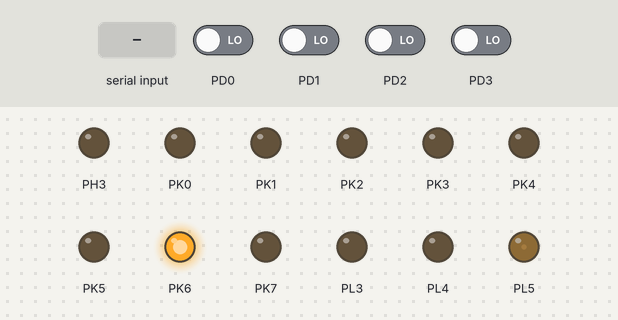
Recording of a program running on a simulated ATmega2560, built with avr-gcc and emulated at 16 MHz. On the bench: output pins drawn as LEDs (lit = HIGH). Inputs (shaded band) come from the test bench; at power-on: PD0–3 LOW. What the program prints to the serial monitor is not drawn.

Above: at 1.2 s.
1.3 s: "w" received over Serial
4.3 s: "a" received over Serial
7.3 s: "d" received over Serial
10.3 s: PD0 driven HIGH
Timing chart, 0 to 13.3 s (numbered marks = the images above; inputs shaded):
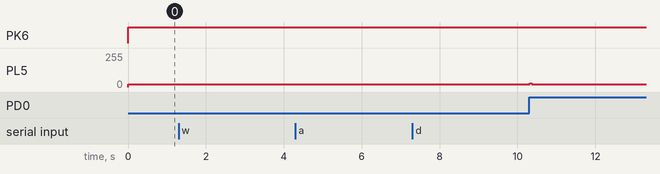

The program:

main.cpp
```cpp
/*
 * AutomaticFinal.cpp
 *
 * Created: 10/22/2017 4:19:45 PM
 * Author : abheesh
 */

#include <avr/io.h>
#include "encoder.h"
#include "Motor.h"
#include <avr/interrupt.h>
#include "pid.h"
#include "uart.h"

Motor m1(1),m2(2),m3(3),m4(4);
encoder e1,e2,e3,e4;
extern pid ma,mb,mc,md;

char rcvdata ;

int main(void)
{
    sei();
	initUART0();
	//m1.SetOcrValue(20);
	//m2.SetOcrValue(20);
	//m3.SetOcrValue(20);
	//m4.SetOcrValue(20);
    while (1)
    {
		//movy();
		rcvdata = UART0Receive();
		if (rcvdata == 'd')
			ma.incrKP();
		else if(rcvdata == 'w')
			ma.incrKD();
		else if (rcvdata == 'a')
			ma.dcrKP();
		else if(rcvdata == 's')
			ma.dcrKD();
		if(rcvdata == 'f')
		{SETPOINT += 3 ;}
		if (rcvdata == 'g')
			SETPOINT -= 3;
		setTuningsM1();
		//setTuningsM2();
		//setTuningsM3();
		//setTuningsM4();
		//setTuningsM2();

		UART0TransmitString("motor1: kp= ");UART0TransmitData(ma.kp *100);UART0TransmitString(" ki= ");UART0TransmitData(ma.ki*100);UART0TransmitString(" kd=");UART0TransmitData(ma.kd*100);
		UART0TransmitString("\t\t");
		//UART0TransmitString("motor2: kp= ");UART0TransmitData(mb.kp);UART0TransmitString("\tki= ");UART0TransmitData(mb.ki);UART0TransmitString(" kd=");UART0TransmitData(mb.kd);
		//UART0TransmitString("\t\t");
		//UART0TransmitString("motor3: kp= ");UART0TransmitData(mc.kp);UART0TransmitString("\tki= ");UART0TransmitData(mc.ki);UART0TransmitString(" kd=");UART0TransmitData(mc.kd);
		//UART0TransmitString("\t\t");
		//UART0TransmitString("motor4: kp= ");UART0TransmitData(md.kp);UART0TransmitString("\tki= ");UART0TransmitData(md.ki);UART0TransmitString(" kd=");UART0TransmitData(md.kd);
		UART0TransmitString("\t\t");
		UART0TransmitData(SETPOINT);
		//UART0TransmitString("\r\n");
		//
		UART0TransmitString("\tmotor1speed= ");UART0TransmitData(e1.speed);
		//UART0TransmitString("\tmotor2speed= ");UART0TransmitData(e2.speed);
		//UART0TransmitString("\tmotor3speed= ");UART0TransmitData(e3.speed);
		//UART0TransmitString("\tmotor4speed= ");UART0TransmitData(e4.speed);
		UART0TransmitString("\r\n");


    }
}


ISR(INT0_vect)
{
	e1.count_encoder++;
}
ISR(INT3_vect)
{
	e2.count_encoder++;
}
ISR(INT1_vect)
{
	e3.count_encoder++;
}
ISR(INT2_vect)
{
	e4.count_encoder++;
}
ISR(TIMER0_OVF_vect)
{
	e1.speed = e1.count_encoder;
	e2.speed = e2.count_encoder;
	e3.speed = e3.count_encoder;
	e4.speed = e4.count_encoder;
	e1.count_encoder = 0;
	e2.count_encoder = 0;
	e3.count_encoder = 0;
	e4.count_encoder = 0;

}
```

Motor.cpp
```cpp
#include "Motor.h"
#include "uart.h"


void Motor::InitPWM()
{
	if (num==1)
	{
		OUTPUT(DD_F1);
		OUTPUT(DD_B1);

		OUTPUT(DD_PWM1);

		PWM_TCCRA1	|=  ( 1 << PWM_1COM1 ) | ( 1 << PWM_1WGM1 );														//
		PWM_TCCRB1	|=  ( 1 << PWM_1WGM2 ) | ( 1 << PWM_1WGM3 ) | ( 1 << PWM_1CS1);									//PRESCALAR 8
		PWM_ICR1		 =         ICR_TOP;
	}
	else if(num==2)
	{
		OUTPUT(DD_F2);
		OUTPUT(DD_B2);

		OUTPUT(DD_PWM2);

		PWM_TCCRA2	|=  ( 1 << PWM_2COM1 ) | ( 1 << PWM_2WGM1 );														//
		PWM_TCCRB2	|=  ( 1 << PWM_2WGM2 ) | ( 1 << PWM_2WGM3 ) | ( 1 << PWM_2CS1);									//PRESCALAR 8
		PWM_ICR2		 =         ICR_TOP;
	}
	else if(num==3)
	{
		OUTPUT(DD_F3);
		OUTPUT(DD_B3);

		OUTPUT(DD_PWM3);

		PWM_TCCRA3	|=  ( 1 << PWM_3COM1 ) | ( 1 << PWM_3WGM1 );														//
		PWM_TCCRB3	|=  ( 1 << PWM_3WGM2 ) | ( 1 << PWM_3WGM3 ) | ( 1 << PWM_3CS1);									//PRESCALAR 8
		PWM_ICR3		 =         ICR_TOP;
	}
	else if(num==4)
	{
		OUTPUT(DD_F4);
		OUTPUT(DD_B4);

		OUTPUT(DD_PWM4);

		PWM_TCCRA4	|=  ( 1 << PWM_4COM1 ) | ( 1 << PWM_4WGM1 );														//
		PWM_TCCRB4	|=  ( 1 << PWM_4WGM2 ) | ( 1 << PWM_4WGM3 ) | ( 1 << PWM_4CS1);									//PRESCALAR 8
		PWM_ICR4	 =         ICR_TOP;
	}

}

void Motor::SetForwardDirection()
{
	switch(num)
	{
		case 1:
			SET		(DD_F1);
			CLEAR	(DD_B1);
			break;
		case 2:
			SET		(DD_F2);
			CLEAR	(DD_B2);
			break;
		case 3:
			SET		(DD_F3);
			CLEAR	(DD_B3);
			break;
		case 4:
			SET		(DD_F4);
			CLEAR	(DD_B4);
			break;
	}


}
void Motor::SetReverseDirection()
{
	switch(num)
	{
		case 1:
			CLEAR	(DD_F1);
			SET		(DD_B1);
			break;
		case 2:
			CLEAR	(DD_F1);
			SET		(DD_B1);
			break;
		case 3:
			CLEAR	(DD_F3);
			SET		(DD_B3);
			break;
		case 4:
			CLEAR	(DD_F4);
			SET		(DD_B4);
			break;
	}

}

void Motor::StopMotor()
{
	switch(num)
	{
		case 1:
			CLEAR	(DD_F1);
			CLEAR	(DD_B1);

			PWM_OCR1 = 0;
			break;
		case 2:
			CLEAR	(DD_F2);
			CLEAR	(DD_B2);

			PWM_OCR2 = 0;
			break;
		case 3:
			CLEAR	(DD_F3);
			CLEAR	(DD_B3);

			PWM_OCR3 = 0;
			break;
		case 4:
			CLEAR	(DD_F4);
			CLEAR	(DD_B4);

			PWM_OCR4 = 0;
			break;
	}
}


void Motor::SetOcrValue(int Ocr)
{
  if(Ocr>0)
	SetForwardDirection();
	switch(num)
	{
		case 1:
			PWM_OCR1	= Ocr;
			break;
		case 2:
			PWM_OCR2	= Ocr;
			break;
		case 3:
			PWM_OCR3	= Ocr;
			break;
		case 4:
			PWM_OCR4	= Ocr;
			break;
	}
}

void movxf()
{
	UART0TransmitString("X direction forward \r\n");
	SET			(DD_F1);
	CLEAR		(DD_B1);

	SET			(DD_F2);
	CLEAR		(DD_B2);

	CLEAR		(DD_F3);
	SET			(DD_B3);

	CLEAR		(DD_F4);
	SET			(DD_B4);

}
void movxb()
{
	UART0TransmitString("X direction forward\r\n");
		CLEAR			(DD_F1);
		SET				(DD_B1);

		CLEAR			(DD_F2);
		SET		(DD_B2);

		SET		(DD_F3);
		CLEAR			(DD_B3);

		SET		(DD_F4);
		CLEAR			(DD_B4);
}

void movyf()
{
	UART0TransmitString("Y Direction forward\r\n");
	CLEAR		(DD_F1);
	SET			(DD_B1);

	SET			(DD_F2);
	CLEAR		(DD_B2);

	SET			(DD_F3);
	CLEAR		(DD_B3);

	CLEAR		(DD_F4);
	SET			(DD_B4);


}
void movyb()
{
		UART0TransmitString("Y direction backward \r\n");
		SET		(DD_F1);
		CLEAR			(DD_B1);

		CLEAR			(DD_F2);
		SET		(DD_B2);

		CLEAR			(DD_F3);
		SET		(DD_B3);

		SET		(DD_F4);
		CLEAR			(DD_B4);
}
```

Motor.h
```cpp
#ifndef MOTOR_H
#define MOTOR_H


	#include "headers.h"

     #define ICR_TOP   249
     #define MAX_VALUE 249
     #define MIN_VALUE 0


	//For motor 1


    #define DD_F1 K,6
    #define DD_B1 K,7

    #define DD_PWM1			L,5
    #define PWM_TCCRA1		TCCR5A
    #define PWM_TCCRB1		TCCR5B
    #define PWM_ICR1			ICR5
    #define PWM_OCR1			OCR5C

    #define PWM_1COM0		COM5C0
    #define PWM_1COM1		COM5C1

    #define PWM_1WGM0		WGM50
    #define PWM_1WGM1		WGM51
    #define PWM_1WGM2		WGM52
    #define PWM_1WGM3		WGM53
    #define PWM_1CS0			CS50
    #define PWM_1CS1			CS51
    #define PWM_1CS2			CS52

    //For motor 2

    #define DD_F2 K,2
    #define DD_B2 K,3

    #define DD_PWM2			L,3
    #define PWM_TCCRA2		TCCR5A
    #define PWM_TCCRB2		TCCR5B
    #define PWM_ICR2			ICR5
    #define PWM_OCR2			OCR5A

    #define PWM_2COM0		COM5A0
    #define PWM_2COM1		COM5A1

    #define PWM_2WGM0		WGM50
    #define PWM_2WGM1		WGM51
    #define PWM_2WGM2		WGM52
    #define PWM_2WGM3		WGM53
    #define PWM_2CS0			CS50
    #define PWM_2CS1			CS51
    #define PWM_2CS2			CS52

//For motor 3

    #define DD_F3 K,4
    #define DD_B3 K,5

    #define DD_PWM3			L,4
    #define PWM_TCCRA3		TCCR5A
    #define PWM_TCCRB3		TCCR5B
    #define PWM_ICR3			ICR5
    #define PWM_OCR3			OCR5B

    #define PWM_3COM0		COM5B0
    #define PWM_3COM1		COM5B1

    #define PWM_3WGM0		WGM50
    #define PWM_3WGM1		WGM51
    #define PWM_3WGM2		WGM52
    #define PWM_3WGM3		WGM53
    #define PWM_3CS0			CS50
    #define PWM_3CS1			CS51
    #define PWM_3CS2			CS52


//For motor 4

    #define DD_F4 K,0
    #define DD_B4 K,1

    #define DD_PWM4			H,3
    #define PWM_TCCRA4		TCCR4A
    #define PWM_TCCRB4		TCCR4B
    #define PWM_ICR4			ICR4
    #define PWM_OCR4			OCR4A

    #define PWM_4COM0		COM4A0
    #define PWM_4COM1		COM4A1

    #define PWM_4WGM0		WGM40
    #define PWM_4WGM1		WGM41
    #define PWM_4WGM2		WGM42
    #define PWM_4WGM3		WGM43
    #define PWM_4CS0			CS40
    #define PWM_4CS1			CS41
    #define PWM_4CS2			CS42


class Motor
{

     private:

     public:
		uint8_t num;
		Motor(uint8_t no){
			num = no;
			InitPWM();
			StopMotor();
			SetOcrValue(0);

		}

        void InitPWM();

        void SetForwardDirection();
        void SetReverseDirection();
        void StopMotor();
        void SetOcrValue(int (x));
};

void movxf();
void movxb();
void movyf();
void movyb();
#endif // MOTOR_H
```

encoder.cpp
```cpp
/*
 * encoder.cpp
 *
 * Created: 10/18/2017 12:47:40 PM
 *  Author: abheesh
 */


#include "encoder.h"
#include <avr/io.h>
#include <avr/interrupt.h>


void encoder::Init_encoder_interrupt()
{
	sei();
	EICRA = 0b11111111;
	EIMSK |= (1<<INT0)|(1<<INT1) | (1<<INT2) | (1<<INT3);
}

void encoder::Init_timer()
{
	sei();
	TCCR0B |= (1<<CS02) | (1<<CS00);
	TIMSK0 = (1<<TOIE0);
}
```

encoder.h
```cpp
/*
 * encoder.h
 *
 * Created: 10/18/2017 12:47:22 PM
 *  Author: abheesh
 */


#ifndef ENCODER_H_
#define ENCODER_H_

#include <avr/io.h>
#include <avr/interrupt.h>

class encoder
{
	private:

	public:
		int count_encoder;

		int speed;
		encoder()
		{

			count_encoder= 0;
			Init_encoder_interrupt();
			Init_timer();
		}

		void Init_encoder_interrupt();
		void Init_timer();


	};


#endif /* ENCODER_H_ */
```

headers.h
```cpp
/*
 * headers.h
 *
 * Created: 9/29/2017 1:49:31 PM
 *  Author: abheesh
 */

//This header file includes all the MACRO functions for easy use//

#ifndef HEADERS_H_
#define HEADERS_H_

#ifndef F_CPU
#define F_CPU 16000000UL
#endif

#define INPUT2(port,pin)	DDR ## port &= ~_BV(pin)
#define OUTPUT2(port,pin)	DDR ## port |= _BV(pin)
#define CLEAR2(port,pin)	PORT ## port &= ~_BV(pin)
#define SET2(port,pin)		PORT ## port |= _BV(pin)

#define INPUT(x)	INPUT2(x)
#define OUTPUT(x)	OUTPUT2(x)
#define CLEAR(x)	CLEAR2(x)
#define SET(x)		SET2(x)


#include <avr/io.h>

#endif /* HEADERS_H_ */
```

pid.h
```cpp
/*
 * pid.h
 *
 * Created: 10/22/2017 5:38:07 PM
 *  Author: abheesh
 */


#ifndef PID_H_
#define PID_H_

#include "Motor.h"
#include "encoder.h"
#include "uart.h"

int SETPOINT = 10;

extern Motor m1,m2,m3,m4;
extern encoder e1,e2,e3,e4;

struct pid
{
	double kp = 1  , ki , kd = 0.05 ;
	int input , output;
	int error;
	double Iterm;
	int previnput;
	int MOTOR_OCR_VALUE = 20 ;

	inline void incrKP(void){kp += 0.05;}
	inline void incrKD(void){kd += 0.05;}
	inline void incrKI(void){ki += 0.05;}
	inline void dcrKP(void){kp -= 0.05;}
	inline void dcrKI(void){ki -= 0.05;}
	inline void dcrKD(void){kd -= 0.05;}
	inline void reset(void){kp = 0;ki=0;kd=0;}
	inline float getkp(void){return kp;}
	inline float getkd(void){return kd;}
	inline float getki(void){return ki;}
	void setpid(int KP, int KI, int KD)
	{
		kp = KP;
		ki = KI;
		kd = KD;
	}

};

pid ma,mb,mc,md;


void setTuningsM1(void)
{
	ma.input = e1.speed;
	if(ma.input != 0){
	ma.error = SETPOINT - ma.input;

	ma.Iterm += ma.ki * ma.error;

	ma.output = ma.kp * ma.error + ma.Iterm - ma.kd * (ma.input - ma.previnput) ;

	ma.previnput = ma.input;
	ma.MOTOR_OCR_VALUE = ma.MOTOR_OCR_VALUE + ma.output;

	if (ma.MOTOR_OCR_VALUE > ICR_TOP)
		ma.MOTOR_OCR_VALUE = ICR_TOP;
	}
	else
		ma.MOTOR_OCR_VALUE = 20;
	m1.SetOcrValue(ma.MOTOR_OCR_VALUE);
}
void setTuningsM2(void)
{
	mb.input = e2.speed;
	if(mb.input != 0){
	mb.error = SETPOINT - mb.input;

	mb.Iterm += mb.ki * mb.error;

	mb.output = mb.kp * mb.error + mb.Iterm - mb.kd * (mb.input - mb.previnput) ;

	mb.previnput = mb.input;
	mb.MOTOR_OCR_VALUE = mb.MOTOR_OCR_VALUE + mb.output;

	if (mb.MOTOR_OCR_VALUE > ICR_TOP)
	mb.MOTOR_OCR_VALUE = ICR_TOP;
	}
	else
		mb.MOTOR_OCR_VALUE = 20;
	m2.SetOcrValue(mb.MOTOR_OCR_VALUE);
}

void setTuningsM3(void)
{
	mc.input = e3.speed;
	if(mc.input!=0){
	mc.error = SETPOINT - mc.input;

	mc.Iterm += mc.ki * mc.error;

	mc.output = mc.kp * mc.error + mc.Iterm - mc.kd * (mc.input - mc.previnput) ;

	mc.previnput = mc.input;
	mc.MOTOR_OCR_VALUE = mc.MOTOR_OCR_VALUE + mc.output;

	if (mc.MOTOR_OCR_VALUE > ICR_TOP)
	mc.MOTOR_OCR_VALUE = ICR_TOP;
	}
	else
	mc.MOTOR_OCR_VALUE = 20;
	m3.SetOcrValue(mc.MOTOR_OCR_VALUE);

}
void setTuningsM4(void)
{

	md.input = e4.speed;
	if(md.input != 0){
	md.error = SETPOINT - md.input;

	md.Iterm += md.ki * md.error;

	md.output = md.kp * md.error + md.Iterm - md.kd * (md.input - md.previnput) ;

	md.previnput = md.input;
	md.MOTOR_OCR_VALUE = md.MOTOR_OCR_VALUE + md.output;

	if (md.MOTOR_OCR_VALUE > ICR_TOP)
		md.MOTOR_OCR_VALUE = ICR_TOP;
	}
	else
	md.MOTOR_OCR_VALUE = 20;
	m4.SetOcrValue(md.MOTOR_OCR_VALUE);
}


#endif /* PID_H_ */
```

uart.cpp
```cpp
/*
 * uart.c
 *
 * Created: 5/4/2016 3:33:27 AM
 *  Author:
 */

#include "uart.h"

char timeOut=0;

char buffer=0,buffer1=0,buffer2=0;

void initUART0(void)
{
	//set baud rate
	UBRR0H=(MYUBRR0)>>8;
	UBRR0L=MYUBRR0;

	//Enable Receiver and Transmitter
	UCSR0B = ((1<<RXEN0)|(1<<TXEN0)|(1<<RXCIE0));

	//set frame format
	UCSR0C=((1<<UCSZ00)|(1<<UCSZ01));
}

void initUART1(void)
{
	//set baud rate
	UBRR1H=(MYUBRR1)>>8;
	UBRR1L=MYUBRR1;

	//Enable Receiver and Transmitter
	UCSR1B = ((1<<RXEN1)|(1<<TXEN1)|(1<<RXCIE1));

	//set frame format
	UCSR1C= ((1<<UCSZ10)|(1<<UCSZ11));
}

void initUART2(void)
{
	//set baud rate
	UBRR2H=(MYUBRR2)>>8;
	UBRR2L=MYUBRR2;

	//Enable Receiver and Transmitter
	UCSR2B = ((1<<RXEN2)|(1<<TXEN2)|(1<<RXCIE2));

	//set frame format
	UCSR2C= ((1<<UCSZ20)|(1<<UCSZ21));
}

void UART0Transmit(unsigned char data)
{
	//wait for transmit buffer to be empty
	while(!((UCSR0A)&(1<<UDRE0)));

	//send data
	UDR0=data;
}


void UART1Transmit(unsigned char data)
{
	//wait for transmit buffer to be empty
	while(!((UCSR1A)&(1<<UDRE1)));

	//send data
	UDR1=data;
}


void UART2Transmit(unsigned char data)
{
	//wait for transmit buffer to be empty
	while(!((UCSR2A)&(1<<UDRE2)));

	//send data
	UDR2=data;
}


unsigned char UART0Receive(void)
{
	char data=buffer;
	buffer=0;
	return data;
}

unsigned char UART1Receive(void)
{
	char data=buffer1;
	buffer1=0;
	return data;
}


unsigned char UART2Receive(void)
{
	char data=buffer2;
	buffer2=0;
	return data;
}

void UART0TransmitData(int data)
{
	char buffer[20];
	char *i=0;
	itoa(data,buffer,10);
	i=buffer;
	while(*i)
		UART0Transmit(*i++);
}

void UART1TransmitData(int data)
{
	char buffer[20];
	char *i=0;
	itoa(data,buffer,10);
	i=buffer;
	while(*i)
	UART1Transmit(*i++);
}

void UART2TransmitData(int data)
{
	char buffer[20];
	char *i=0;
	itoa(data,buffer,10);
	i=buffer;
	while(*i)
	UART2Transmit(*i++);
}


void UART0TransmitString(const char *s)
{
	while(*s)
		UART0Transmit(*s++);
}

void UART1TransmitString(const char *s)
{
	while(*s)
	UART1Transmit(*s++);
}


void UART2TransmitString(const char *s)
{
	while(*s)
	UART2Transmit(*s++);
}

ISR(USART0_RX_vect)
{
	buffer=UDR0;

}

ISR(USART1_RX_vect)
{
	buffer1=UDR1;

}

ISR(USART2_RX_vect)
{
	buffer2=UDR2;

}
```

uart.h
```cpp
/*
 * uart.h
 *
 * Created: 5/4/2016 3:33:44 AM
 *  Author:
 */


#ifndef UART_H_
#define UART_H_

#ifndef F_CPU
#define F_CPU 16000000UL
#endif

#define BAUD_RATE2 9600
#define MYUBRR2 F_CPU/16/BAUD_RATE2-1

#define BAUD_RATE1 9600
#define MYUBRR1 F_CPU/16/BAUD_RATE1-1

#define BAUD_RATE0 9600
#define MYUBRR0 F_CPU/16/BAUD_RATE0-1

#define TIMEOUT 10

#include <avr/io.h>
#include <avr/interrupt.h>
#include <util/delay.h>
#include <string.h>
#include <stdlib.h>

void initUART0(void);
void UART0Transmit(unsigned char data);
unsigned char UART0Receive(void);
void UART0TransmitData(int data);
void UART0TransmitString(const char *s);

void initUART1(void);
void UART1Transmit(unsigned char data);
unsigned char UART1Receive(void);
void UART1TransmitData(int data);
void UART1TransmitString(const char *s);


void initUART2(void);
void UART2Transmit(unsigned char data);
unsigned char UART2Receive(void);
void UART2TransmitData(int data);
void UART2TransmitString(const char *s);


#endif /* UART_H_ */
```

Measured:
- after the input at 1.3 s, every drawn part: stays the same
- after the input at 4.3 s, every drawn part: stays the same
- after the input at 7.3 s, every drawn part: stays the same
- after the input at 10.3 s, PL5: 20/255 → 29/255 at once, → 20/255 0.05 s later
